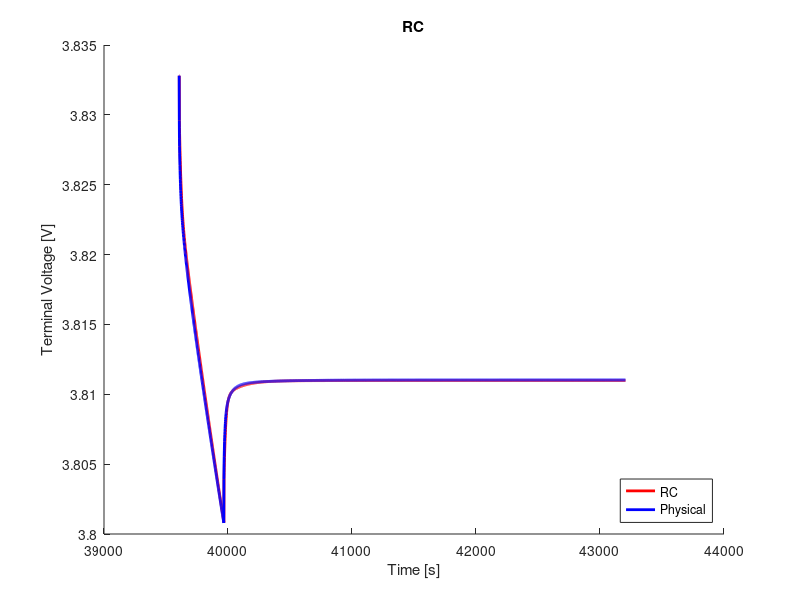

This chart was generated by the following MATLAB code:
clear;
clc;
close all;

%% load data
load('ocv_final.mat');
time_ocv = time;
load('pulse_0_5_c_11.mat');
load('rc2_cf_0_5_c.mat');

%% voltage limitations
v_max = 4.4;                                    % cut-over voltage
v_min = 3.0;                                    % cut-off voltage

%% resample ocv and soc
t1 = time_ocv(1);
t2 = time_ocv(end);
dt = 1;                                         % sample time
t = (t1:dt:t2) - t1;

ocv = interp1(time_ocv, ocv, t1:dt:t2);
soc = interp1(time_ocv, soc, t1:dt:t2);

s = length(time);

%% variables
Q = 16.8;
eta = 1.0;                                  % coulombic efficiency

n = 2;                                      % number of rc links
i_r = zeros(n, 1);
v_c = zeros(n, 1);
flag = 1;

%% compute soc
ind_init = soc(interp1(ocv, 1:length(ocv), V_batt_time(1), 'nearest'))
ind_init = interp1(soc, 1:length(soc), ind_init, 'nearest');
v_t(1) = ocv(ind_init);
z0 = soc(ind_init);
z = z0 - dt/(Q*3600)*eta*cumsum(I(1:end));

% manual fit
p = 12;
r0 = r0_cf(p);
r1 = r1_cf(p);
r2 = r2_cf(p);
% r3 = r3_cf(p);
c1 = c1_cf(p);
c2 = c2_cf(p);
% c3 = c3_cf(p);

r = [r1; r2];
c = [c1; c2];

%% compute terminal voltage
for j = 1:n
    f(j) = exp(-dt/(r(j)*c(j)));
end
for k = 1:s-1
    if flag == 1
        i_r(:, k+1) = diag(f)*i_r(:, k) + (1-f')*I(k);
        v_c(:, k) = i_r(:, k).*r;
        ind = interp1(soc, 1:length(soc), z(k), 'nearest');
        v_t(k+1) = ocv(ind) - sum(v_c(:, k)) - I(k).*r0;
        if v_t(k) < v_min
            fprintf('Reached lower voltage limit.');
            flag = 0;
        end
        if v_t(k) > v_max
            fprintf('Reached upper voltage limit.');
            flag = 0;
        end 
    end
end

%% compute rms error
v_t = reshape(v_t, size(V_batt_time));
rmse = 1000*sqrt(mean((V_batt_time - v_t).^2))     % [mV]

%% plot
figure(1);
hold on;
plot(time, v_t, 'r', 'LineWidth', 2)
hold on;
plot(time, V_batt_time, 'b', 'LineWidth', 2)
xlabel('Time [s]')
ylabel('Terminal Voltage [V]')
title('RC')
legend('RC', 'Physical', 'location', 'southeast')